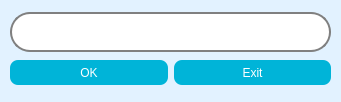
<?xml version="1.0" encoding="UTF-8"?>
<ui version="4.0">
 <class>DlgEditEvent</class>
 <widget class="QDialog" name="DlgEditEvent">
  <property name="windowModality">
   <enum>Qt::ApplicationModal</enum>
  </property>
  <property name="geometry">
   <rect>
    <x>0</x>
    <y>0</y>
    <width>341</width>
    <height>102</height>
   </rect>
  </property>
  <property name="palette">
   <palette>
    <active>
     <colorrole role="Button">
      <brush brushstyle="SolidPattern">
       <color alpha="255">
        <red>226</red>
        <green>242</green>
        <blue>255</blue>
       </color>
      </brush>
     </colorrole>
     <colorrole role="Base">
      <brush brushstyle="SolidPattern">
       <color alpha="255">
        <red>226</red>
        <green>242</green>
        <blue>255</blue>
       </color>
      </brush>
     </colorrole>
     <colorrole role="Window">
      <brush brushstyle="SolidPattern">
       <color alpha="255">
        <red>226</red>
        <green>242</green>
        <blue>255</blue>
       </color>
      </brush>
     </colorrole>
    </active>
    <inactive>
     <colorrole role="Button">
      <brush brushstyle="SolidPattern">
       <color alpha="255">
        <red>226</red>
        <green>242</green>
        <blue>255</blue>
       </color>
      </brush>
     </colorrole>
     <colorrole role="Base">
      <brush brushstyle="SolidPattern">
       <color alpha="255">
        <red>226</red>
        <green>242</green>
        <blue>255</blue>
       </color>
      </brush>
     </colorrole>
     <colorrole role="Window">
      <brush brushstyle="SolidPattern">
       <color alpha="255">
        <red>226</red>
        <green>242</green>
        <blue>255</blue>
       </color>
      </brush>
     </colorrole>
    </inactive>
    <disabled>
     <colorrole role="Button">
      <brush brushstyle="SolidPattern">
       <color alpha="255">
        <red>226</red>
        <green>242</green>
        <blue>255</blue>
       </color>
      </brush>
     </colorrole>
     <colorrole role="Base">
      <brush brushstyle="SolidPattern">
       <color alpha="255">
        <red>226</red>
        <green>242</green>
        <blue>255</blue>
       </color>
      </brush>
     </colorrole>
     <colorrole role="Window">
      <brush brushstyle="SolidPattern">
       <color alpha="255">
        <red>226</red>
        <green>242</green>
        <blue>255</blue>
       </color>
      </brush>
     </colorrole>
    </disabled>
   </palette>
  </property>
  <property name="windowTitle">
   <string>Edit Event</string>
  </property>
  <property name="styleSheet">
   <string notr="true">QDialog {
	background-color: #e2f2ff;

}
QPushButton {
	background-color: #00b4d8;
	color: white;
	border-radius: 8px;
	font-family: &quot;Raleway&quot;;
	font: 12px;
}

QPushButton::hover{
	border: 3px solid #0077b6;
}

QLineEdit {
	border: 2px  solid gray;
	border-radius: 20px;
	padding: 10px;
	font-family:  &quot;Raleway&quot;;
	font: 12px;

}</string>
  </property>
  <widget class="QWidget" name="layoutWidget">
   <property name="geometry">
    <rect>
     <x>10</x>
     <y>10</y>
     <width>321</width>
     <height>78</height>
    </rect>
   </property>
   <layout class="QVBoxLayout" name="lytMain">
    <item>
     <widget class="QLineEdit" name="ledEvent"/>
    </item>
    <item>
     <layout class="QHBoxLayout" name="lytButtons">
      <item>
       <widget class="QPushButton" name="btnOk">
        <property name="minimumSize">
         <size>
          <width>0</width>
          <height>25</height>
         </size>
        </property>
        <property name="text">
         <string>OK</string>
        </property>
       </widget>
      </item>
      <item>
       <widget class="QPushButton" name="btnExit">
        <property name="minimumSize">
         <size>
          <width>0</width>
          <height>25</height>
         </size>
        </property>
        <property name="text">
         <string>Exit</string>
        </property>
       </widget>
      </item>
     </layout>
    </item>
   </layout>
  </widget>
 </widget>
 <resources>
  <include location="../resource.qrc"/>
 </resources>
 <connections/>
</ui>
